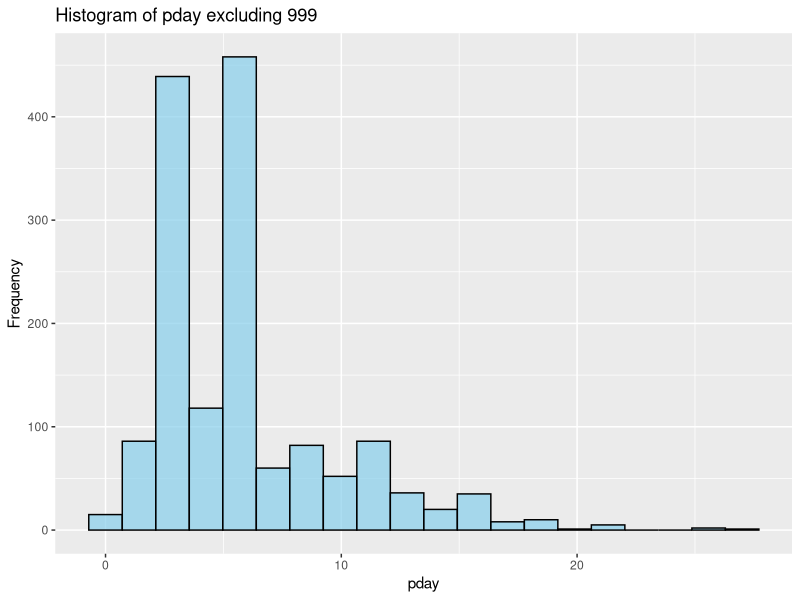

This figure's R source: (Note: this script raises an error after producing the figure.)
library(readxl)
library(tidyverse)
library(psych)

# Read data from Excel
data <- read_excel("term.xlsx")

# Calculate percentage of missing values for each variable
data_NA <- colSums(is.na(data)) * 100 / nrow(data)
data_NA <- data.frame(Variable = names(data_NA), Missing_Percentage = data_NA) %>%
  arrange(desc(Missing_Percentage))


# Removing 'credit_default' due to imbalanced data
data <- select(data, -credit_default, - poutcome)

# Age cleaning
data$age[data$age > 150] <- NA
data <- data[complete.cases(data$age), ]

# day of week cleaning
table(data$day_of_week)
data$day_of_week[data$day_of_week == "tues"] <- "tue"
data <- data[complete.cases(data$day_of_week), ]

# Visualize 'pdays' using histogram excluding '999'
filtered_data <- filter(data, pdays != 999)
ggplot(filtered_data, aes(x = pdays)) +
  geom_histogram(bins = 20, color = 'black', fill = 'skyblue', alpha = 0.7) +
  labs(x = 'pday', y = 'Frequency', title = 'Histogram of pday excluding 999')

# Categorize 'pdays' into 'Contacted' and 'Not contacted'
data$pdays <- ifelse(data$pdays == 999, "Not Contacted", "Contacted")

# Handling outliers in 'contact_duration'
data$contact_duration[data$contact_duration > 1000] <- NA
data <- data[complete.cases(data$contact_duration), ]

# Factorize relevant variables and handle 'unknown' values
data <- data %>%
  mutate(across(where(is.character), as.factor)) %>%
  mutate_if(~all(. == "unknown"), ~NA) %>%
  mutate_at(vars(housing_loan, personal_loan, marital_status, occupation), ~as.factor(replace(., . == "unknown", NA)))

# Drop unused levels in specific factor columns
data <- data %>%
  mutate(across(c(housing_loan, personal_loan, marital_status, occupation), ~droplevels(.)))

# Remove rows with NA values in 'marital_status'
data <- data %>%
  filter(!is.na(marital_status))


columns_to_impute <- c("housing_loan", "personal_loan", "occupation")
data <- impute_specific_variables(data, columns_to_impute)

# Summary of the cleaned dataset
summary(data)
